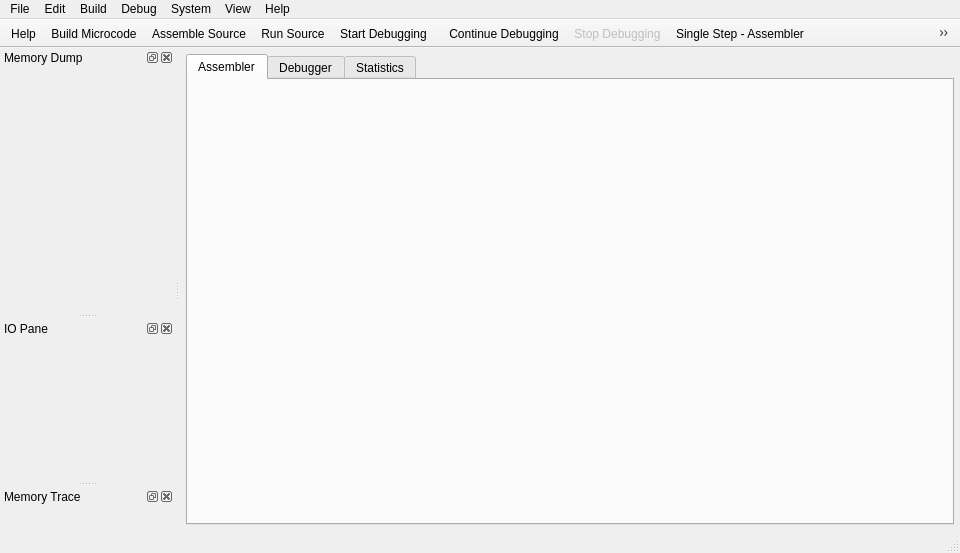
<?xml version="1.0" encoding="UTF-8"?>
<ui version="4.0">
 <class>MicroMainWindow</class>
 <widget class="QMainWindow" name="MicroMainWindow">
  <property name="geometry">
   <rect>
    <x>0</x>
    <y>0</y>
    <width>960</width>
    <height>553</height>
   </rect>
  </property>
  <property name="sizePolicy">
   <sizepolicy hsizetype="Expanding" vsizetype="Expanding">
    <horstretch>0</horstretch>
    <verstretch>0</verstretch>
   </sizepolicy>
  </property>
  <property name="windowTitle">
   <string>Pep/9 Micro</string>
  </property>
  <property name="windowIcon">
   <iconset resource="../pep9micro-lib/pep9micro-resources.qrc">
    <normaloff>:/images/Pep9micro-icon.png</normaloff>:/images/Pep9micro-icon.png</iconset>
  </property>
  <property name="unifiedTitleAndToolBarOnMac">
   <bool>true</bool>
  </property>
  <widget class="QWidget" name="centralWidget">
   <layout class="QGridLayout" name="gridLayout">
    <property name="leftMargin">
     <number>6</number>
    </property>
    <property name="topMargin">
     <number>6</number>
    </property>
    <property name="rightMargin">
     <number>6</number>
    </property>
    <property name="bottomMargin">
     <number>6</number>
    </property>
    <item row="0" column="0">
     <widget class="QTabWidget" name="tabWidget">
      <property name="sizePolicy">
       <sizepolicy hsizetype="Expanding" vsizetype="Expanding">
        <horstretch>5</horstretch>
        <verstretch>0</verstretch>
       </sizepolicy>
      </property>
      <property name="maximumSize">
       <size>
        <width>16777215</width>
        <height>16777208</height>
       </size>
      </property>
      <property name="currentIndex">
       <number>0</number>
      </property>
      <property name="documentMode">
       <bool>false</bool>
      </property>
      <property name="movable">
       <bool>true</bool>
      </property>
      <property name="tabBarAutoHide">
       <bool>true</bool>
      </property>
      <widget class="QWidget" name="assemblerTab">
       <attribute name="title">
        <string>Assembler</string>
       </attribute>
       <layout class="QGridLayout" name="gridLayout_6">
        <item row="0" column="0">
         <layout class="QGridLayout" name="assemblerGridLayout">
          <item row="0" column="0">
           <widget class="QSplitter" name="codeSplitter">
            <property name="orientation">
             <enum>Qt::Vertical</enum>
            </property>
            <property name="opaqueResize">
             <bool>true</bool>
            </property>
            <widget class="AssemblerPane" name="assemblerPane" native="true"/>
           </widget>
          </item>
         </layout>
        </item>
       </layout>
      </widget>
      <widget class="QWidget" name="debuggerTab">
       <attribute name="title">
        <string>Debugger</string>
       </attribute>
       <layout class="QGridLayout" name="gridLayout_4">
        <item row="0" column="0">
         <widget class="QSplitter" name="debuggerSplitter">
          <property name="orientation">
           <enum>Qt::Horizontal</enum>
          </property>
          <widget class="CpuPane" name="cpuWidget" native="true">
           <property name="sizePolicy">
            <sizepolicy hsizetype="MinimumExpanding" vsizetype="Preferred">
             <horstretch>2</horstretch>
             <verstretch>0</verstretch>
            </sizepolicy>
           </property>
           <property name="minimumSize">
            <size>
             <width>0</width>
             <height>0</height>
            </size>
           </property>
          </widget>
          <widget class="QTabWidget" name="debuggerTabWidget">
           <property name="sizePolicy">
            <sizepolicy hsizetype="Expanding" vsizetype="Expanding">
             <horstretch>1</horstretch>
             <verstretch>0</verstretch>
            </sizepolicy>
           </property>
           <property name="currentIndex">
            <number>0</number>
           </property>
           <widget class="QWidget" name="microcodeDebuggerTab">
            <attribute name="title">
             <string>Microcode</string>
            </attribute>
            <layout class="QGridLayout" name="gridLayout_3">
             <item row="0" column="0">
              <widget class="QSplitter" name="splitter">
               <property name="orientation">
                <enum>Qt::Vertical</enum>
               </property>
               <widget class="MicrocodePane" name="microcodeWidget" native="true">
                <property name="sizePolicy">
                 <sizepolicy hsizetype="Preferred" vsizetype="Preferred">
                  <horstretch>0</horstretch>
                  <verstretch>2</verstretch>
                 </sizepolicy>
                </property>
               </widget>
               <widget class="MicroObjectCodePane" name="microObjectCodePane" native="true">
                <property name="sizePolicy">
                 <sizepolicy hsizetype="Preferred" vsizetype="Preferred">
                  <horstretch>0</horstretch>
                  <verstretch>1</verstretch>
                 </sizepolicy>
                </property>
                <property name="maximumSize">
                 <size>
                  <width>16777215</width>
                  <height>350</height>
                 </size>
                </property>
               </widget>
              </widget>
             </item>
            </layout>
           </widget>
           <widget class="QWidget" name="assemblerDebuggerTab">
            <attribute name="title">
             <string>Assembler</string>
            </attribute>
            <layout class="QGridLayout" name="gridLayout_9">
             <item row="0" column="0">
              <widget class="AsmProgramTracePane" name="asmProgramTracePane" native="true"/>
             </item>
            </layout>
           </widget>
          </widget>
         </widget>
        </item>
       </layout>
      </widget>
      <widget class="QWidget" name="statsTab">
       <attribute name="title">
        <string>Statistics</string>
       </attribute>
       <layout class="QGridLayout" name="gridLayout_10">
        <item row="0" column="0">
         <layout class="QGridLayout" name="gridLayout_8">
          <item row="0" column="0">
           <widget class="ExecutionStatisticsWidget" name="executionStatisticsWidget" native="true"/>
          </item>
         </layout>
        </item>
       </layout>
      </widget>
     </widget>
    </item>
   </layout>
  </widget>
  <widget class="QMenuBar" name="menuBar">
   <property name="geometry">
    <rect>
     <x>0</x>
     <y>0</y>
     <width>960</width>
     <height>21</height>
    </rect>
   </property>
   <widget class="QMenu" name="menuFile">
    <property name="title">
     <string>File</string>
    </property>
    <addaction name="actionFile_New_Asm"/>
    <addaction name="actionFile_New_Microcode"/>
    <addaction name="actionFile_Open"/>
    <addaction name="separator"/>
    <addaction name="actionFile_Save_Asm"/>
    <addaction name="actionFile_Save_Microcode"/>
    <addaction name="separator"/>
    <addaction name="actionFile_Save_Asm_Source_As"/>
    <addaction name="actionFile_Save_Object_Code_As"/>
    <addaction name="actionFile_Save_Assembler_Listing_As"/>
    <addaction name="actionFile_Save_Microcode_As"/>
    <addaction name="separator"/>
    <addaction name="actionFile_Print_Assembler_Source"/>
    <addaction name="actionFile_Print_Object_Code"/>
    <addaction name="actionFile_Print_Assembler_Listing"/>
    <addaction name="actionFile_Print_Microcode"/>
    <addaction name="separator"/>
    <addaction name="actionExit"/>
   </widget>
   <widget class="QMenu" name="menuEdit">
    <property name="title">
     <string>Edit</string>
    </property>
    <widget class="QMenu" name="menuFormat">
     <property name="title">
      <string>Assemble &amp;&amp; Format...</string>
     </property>
     <addaction name="actionEdit_Format_Assembler"/>
     <addaction name="actionEdit_Format_Microcode"/>
    </widget>
    <widget class="QMenu" name="menuRemove_Error_Messages">
     <property name="title">
      <string>Remove Error Messages</string>
     </property>
     <addaction name="actionEdit_Remove_Error_Assembler"/>
     <addaction name="actionEdit_Remove_Error_Microcode"/>
    </widget>
    <addaction name="actionEdit_Undo"/>
    <addaction name="actionEdit_Redo"/>
    <addaction name="separator"/>
    <addaction name="actionEdit_Cut"/>
    <addaction name="actionEdit_Copy"/>
    <addaction name="actionEdit_Paste"/>
    <addaction name="separator"/>
    <addaction name="actionEdit_UnComment_Line"/>
    <addaction name="menuFormat"/>
    <addaction name="menuRemove_Error_Messages"/>
    <addaction name="separator"/>
    <addaction name="actionEdit_Font"/>
    <addaction name="actionEdit_Reset_font_to_Default"/>
   </widget>
   <widget class="QMenu" name="menuSystem">
    <property name="title">
     <string>System</string>
    </property>
    <addaction name="actionSystem_Clear_CPU"/>
    <addaction name="actionSystem_Clear_Memory"/>
    <addaction name="separator"/>
    <addaction name="actionSystem_Assemble_Install_New_OS"/>
    <addaction name="actionSystem_Reinstall_Default_OS"/>
    <addaction name="actionSystem_Redefine_Mnemonics"/>
    <addaction name="separator"/>
    <addaction name="actionSystem_Code_Fragment"/>
    <addaction name="actionSystem_Complete_Microcode"/>
    <addaction name="separator"/>
    <addaction name="actionSystem_Redefine_Decoder_Tables"/>
   </widget>
   <widget class="QMenu" name="menuHelp">
    <property name="title">
     <string>Help</string>
    </property>
    <addaction name="actionHelp_Writing_Assembly_Programs"/>
    <addaction name="actionHelp_Machine_Language"/>
    <addaction name="actionHelp_Assembly_Language"/>
    <addaction name="actionHelp_Debugging_Assembly"/>
    <addaction name="actionHelp_Writing_Trap_Handlers"/>
    <addaction name="separator"/>
    <addaction name="actionHelp_Using_Pep_9_CPU"/>
    <addaction name="actionHelp_Interactive_Use"/>
    <addaction name="actionHelp_Microcode_Use"/>
    <addaction name="actionHelp_Debugging_Use"/>
    <addaction name="separator"/>
    <addaction name="actionHelp_Pep9Reference"/>
    <addaction name="actionHelp_Examples"/>
    <addaction name="actionHelp_Pep9_Operating_System"/>
    <addaction name="actionHelp_Pep9_Microcode_Implementation"/>
    <addaction name="separator"/>
    <addaction name="actionHelp_About_Pep9Micro"/>
    <addaction name="actionHelp_About_Qt"/>
   </widget>
   <widget class="QMenu" name="menuBuild">
    <property name="title">
     <string>Build</string>
    </property>
    <addaction name="actionBuild_Microcode"/>
    <addaction name="actionBuild_Assemble"/>
    <addaction name="actionBuild_Load_Object"/>
    <addaction name="actionBuild_Execute"/>
    <addaction name="separator"/>
    <addaction name="actionBuild_Run"/>
    <addaction name="actionBuild_Run_Object"/>
   </widget>
   <widget class="QMenu" name="menuDebug_2">
    <property name="title">
     <string>Debug</string>
    </property>
    <addaction name="actionDebug_Start_Debugging"/>
    <addaction name="actionDebug_Start_Debugging_Object"/>
    <addaction name="actionDebug_Start_Debugging_Loader"/>
    <addaction name="separator"/>
    <addaction name="actionDebug_Start_Debugging_Microcode"/>
    <addaction name="separator"/>
    <addaction name="actionDebug_Interupt_Execution"/>
    <addaction name="actionDebug_Continue"/>
    <addaction name="actionDebug_Stop_Debugging"/>
    <addaction name="separator"/>
    <addaction name="actionDebug_Single_Step_Assembler"/>
    <addaction name="actionDebug_Step_Over_Assembler"/>
    <addaction name="actionDebug_Step_Into_Assembler"/>
    <addaction name="actionDebug_Step_Out_Assembler"/>
    <addaction name="separator"/>
    <addaction name="actionDebug_Single_Step_Microcode"/>
    <addaction name="separator"/>
    <addaction name="actionDebug_Remove_All_Assembly_Breakpoints"/>
    <addaction name="actionDebug_Remove_All_Microcode_Breakpoints"/>
   </widget>
   <widget class="QMenu" name="menuView">
    <property name="title">
     <string>View</string>
    </property>
    <property name="separatorsCollapsible">
     <bool>false</bool>
    </property>
    <addaction name="actionView_Assembler_Tab"/>
    <addaction name="actionView_Debugger_Tab"/>
    <addaction name="actionView_Statistics_Tab"/>
   </widget>
   <addaction name="menuFile"/>
   <addaction name="menuEdit"/>
   <addaction name="menuBuild"/>
   <addaction name="menuDebug_2"/>
   <addaction name="menuSystem"/>
   <addaction name="menuView"/>
   <addaction name="menuHelp"/>
  </widget>
  <widget class="QToolBar" name="mainToolBar">
   <property name="enabled">
    <bool>true</bool>
   </property>
   <property name="windowTitle">
    <string>Main Toolbar</string>
   </property>
   <property name="movable">
    <bool>false</bool>
   </property>
   <property name="iconSize">
    <size>
     <width>32</width>
     <height>32</height>
    </size>
   </property>
   <property name="floatable">
    <bool>false</bool>
   </property>
   <attribute name="toolBarArea">
    <enum>TopToolBarArea</enum>
   </attribute>
   <attribute name="toolBarBreak">
    <bool>false</bool>
   </attribute>
   <addaction name="actionHelp"/>
   <addaction name="actionBuild_Microcode"/>
   <addaction name="actionBuild_Assemble"/>
   <addaction name="actionBuild_Run"/>
   <addaction name="actionDebug_Start_Debugging"/>
  </widget>
  <widget class="QToolBar" name="byteConverterToolBar">
   <property name="windowTitle">
    <string>Byte Converter</string>
   </property>
   <property name="movable">
    <bool>false</bool>
   </property>
   <property name="floatable">
    <bool>false</bool>
   </property>
   <attribute name="toolBarArea">
    <enum>TopToolBarArea</enum>
   </attribute>
   <attribute name="toolBarBreak">
    <bool>false</bool>
   </attribute>
   <addaction name="actionDebug_Continue"/>
   <addaction name="actionDebug_Stop_Debugging"/>
   <addaction name="actionDebug_Single_Step_Assembler"/>
   <addaction name="actionDebug_Step_Over_Assembler"/>
   <addaction name="actionDebug_Step_Into_Assembler"/>
   <addaction name="actionDebug_Step_Out_Assembler"/>
   <addaction name="separator"/>
   <addaction name="actionDebug_Single_Step_Microcode"/>
  </widget>
  <widget class="QStatusBar" name="statusBar"/>
  <widget class="QToolBar" name="debugToolBar">
   <property name="windowTitle">
    <string>Debug Tools</string>
   </property>
   <property name="movable">
    <bool>false</bool>
   </property>
   <property name="iconSize">
    <size>
     <width>32</width>
     <height>32</height>
    </size>
   </property>
   <attribute name="toolBarArea">
    <enum>TopToolBarArea</enum>
   </attribute>
   <attribute name="toolBarBreak">
    <bool>false</bool>
   </attribute>
  </widget>
  <widget class="QDockWidget" name="memoryDockWdget">
   <property name="sizePolicy">
    <sizepolicy hsizetype="Preferred" vsizetype="Preferred">
     <horstretch>0</horstretch>
     <verstretch>8</verstretch>
    </sizepolicy>
   </property>
   <property name="minimumSize">
    <size>
     <width>174</width>
     <height>246</height>
    </size>
   </property>
   <property name="windowTitle">
    <string>Memory Dump</string>
   </property>
   <attribute name="dockWidgetArea">
    <number>1</number>
   </attribute>
   <widget class="QWidget" name="dockWidgetContents">
    <layout class="QGridLayout" name="gridLayout_2">
     <item row="0" column="0">
      <widget class="MemoryDumpPane" name="memoryWidget" native="true">
       <property name="sizePolicy">
        <sizepolicy hsizetype="Preferred" vsizetype="Preferred">
         <horstretch>1</horstretch>
         <verstretch>8</verstretch>
        </sizepolicy>
       </property>
       <property name="minimumSize">
        <size>
         <width>150</width>
         <height>200</height>
        </size>
       </property>
      </widget>
     </item>
    </layout>
   </widget>
  </widget>
  <widget class="QDockWidget" name="ioDockWidget">
   <property name="sizePolicy">
    <sizepolicy hsizetype="Preferred" vsizetype="Preferred">
     <horstretch>0</horstretch>
     <verstretch>4</verstretch>
    </sizepolicy>
   </property>
   <property name="windowTitle">
    <string>IO Pane</string>
   </property>
   <attribute name="dockWidgetArea">
    <number>1</number>
   </attribute>
   <widget class="QWidget" name="dockWidgetContents_2">
    <layout class="QGridLayout" name="gridLayout_5">
     <item row="0" column="0">
      <widget class="IOWidget" name="ioWidget" native="true">
       <property name="sizePolicy">
        <sizepolicy hsizetype="Preferred" vsizetype="Preferred">
         <horstretch>1</horstretch>
         <verstretch>3</verstretch>
        </sizepolicy>
       </property>
       <property name="minimumSize">
        <size>
         <width>150</width>
         <height>110</height>
        </size>
       </property>
      </widget>
     </item>
    </layout>
   </widget>
  </widget>
  <widget class="QDockWidget" name="memoryTraceDockWidget">
   <property name="enabled">
    <bool>true</bool>
   </property>
   <property name="windowTitle">
    <string>Memory Trace</string>
   </property>
   <attribute name="dockWidgetArea">
    <number>1</number>
   </attribute>
   <widget class="QWidget" name="dockWidgetContents_3">
    <layout class="QGridLayout" name="gridLayout_7">
     <item row="0" column="0">
      <widget class="NewMemoryTracePane" name="memoryTracePane" native="true">
       <property name="minimumSize">
        <size>
         <width>150</width>
         <height>0</height>
        </size>
       </property>
      </widget>
     </item>
    </layout>
   </widget>
  </widget>
  <action name="actionFile_New_Asm">
   <property name="icon">
    <iconset resource="../../pep-core/common/common-resources.qrc">
     <normaloff>:/images/new.png</normaloff>:/images/new.png</iconset>
   </property>
   <property name="text">
    <string>New Assembly Program</string>
   </property>
   <property name="shortcut">
    <string>Ctrl+N</string>
   </property>
   <property name="iconVisibleInMenu">
    <bool>false</bool>
   </property>
  </action>
  <action name="actionFile_Open">
   <property name="icon">
    <iconset resource="../../pep-core/common/common-resources.qrc">
     <normaloff>:/images/open.png</normaloff>:/images/open.png</iconset>
   </property>
   <property name="text">
    <string>Open...</string>
   </property>
   <property name="shortcut">
    <string>Ctrl+O</string>
   </property>
   <property name="iconVisibleInMenu">
    <bool>false</bool>
   </property>
  </action>
  <action name="actionFile_Save_Asm">
   <property name="icon">
    <iconset resource="../../pep-core/common/common-resources.qrc">
     <normaloff>:/images/save.png</normaloff>:/images/save.png</iconset>
   </property>
   <property name="text">
    <string>Save Assembler Source</string>
   </property>
   <property name="shortcut">
    <string>Ctrl+S</string>
   </property>
   <property name="iconVisibleInMenu">
    <bool>false</bool>
   </property>
  </action>
  <action name="actionFile_Save_Asm_Source_As">
   <property name="text">
    <string>Save Assembler Source As...</string>
   </property>
   <property name="shortcut">
    <string>Ctrl+Shift+S</string>
   </property>
   <property name="iconVisibleInMenu">
    <bool>false</bool>
   </property>
  </action>
  <action name="actionEdit_Undo">
   <property name="enabled">
    <bool>false</bool>
   </property>
   <property name="icon">
    <iconset resource="../../pep-core/common/common-resources.qrc">
     <normaloff>:/images/undo.png</normaloff>:/images/undo.png</iconset>
   </property>
   <property name="text">
    <string>Undo</string>
   </property>
   <property name="shortcut">
    <string>Ctrl+Z</string>
   </property>
   <property name="iconVisibleInMenu">
    <bool>false</bool>
   </property>
  </action>
  <action name="actionEdit_Redo">
   <property name="enabled">
    <bool>false</bool>
   </property>
   <property name="icon">
    <iconset resource="../../pep-core/common/common-resources.qrc">
     <normaloff>:/images/redo.png</normaloff>:/images/redo.png</iconset>
   </property>
   <property name="text">
    <string>Redo</string>
   </property>
   <property name="shortcut">
    <string>Ctrl+Y</string>
   </property>
   <property name="iconVisibleInMenu">
    <bool>false</bool>
   </property>
  </action>
  <action name="actionEdit_Cut">
   <property name="icon">
    <iconset resource="../../pep-core/common/common-resources.qrc">
     <normaloff>:/images/cut.png</normaloff>:/images/cut.png</iconset>
   </property>
   <property name="text">
    <string>Cut</string>
   </property>
   <property name="shortcut">
    <string>Ctrl+X</string>
   </property>
   <property name="iconVisibleInMenu">
    <bool>false</bool>
   </property>
  </action>
  <action name="actionEdit_Copy">
   <property name="icon">
    <iconset resource="../../pep-core/common/common-resources.qrc">
     <normaloff>:/images/copy.png</normaloff>:/images/copy.png</iconset>
   </property>
   <property name="text">
    <string>Copy</string>
   </property>
   <property name="shortcut">
    <string>Ctrl+C</string>
   </property>
   <property name="iconVisibleInMenu">
    <bool>false</bool>
   </property>
  </action>
  <action name="actionEdit_Paste">
   <property name="icon">
    <iconset resource="../../pep-core/common/common-resources.qrc">
     <normaloff>:/images/paste.png</normaloff>:/images/paste.png</iconset>
   </property>
   <property name="text">
    <string>Paste</string>
   </property>
   <property name="shortcut">
    <string>Ctrl+V</string>
   </property>
   <property name="iconVisibleInMenu">
    <bool>false</bool>
   </property>
  </action>
  <action name="actionEdit_Font">
   <property name="text">
    <string>Font...</string>
   </property>
   <property name="iconVisibleInMenu">
    <bool>false</bool>
   </property>
  </action>
  <action name="actionSystem_Clear_CPU">
   <property name="text">
    <string>Clear CPU</string>
   </property>
   <property name="iconVisibleInMenu">
    <bool>false</bool>
   </property>
  </action>
  <action name="actionSystem_Clear_Memory">
   <property name="text">
    <string>Clear Memory</string>
   </property>
   <property name="iconVisibleInMenu">
    <bool>false</bool>
   </property>
  </action>
  <action name="actionBuild_Run">
   <property name="icon">
    <iconset resource="../../pep-core/common/common-resources.qrc">
     <normaloff>:/images/run.png</normaloff>:/images/run.png</iconset>
   </property>
   <property name="text">
    <string>Run Source</string>
   </property>
   <property name="shortcut">
    <string>Ctrl+R</string>
   </property>
   <property name="iconVisibleInMenu">
    <bool>false</bool>
   </property>
  </action>
  <action name="actionDebug_Start_Debugging">
   <property name="icon">
    <iconset resource="../../pep-core/common/common-resources.qrc">
     <normaloff>:/images/debugger_start.png</normaloff>:/images/debugger_start.png</iconset>
   </property>
   <property name="text">
    <string>Start Debugging</string>
   </property>
   <property name="shortcut">
    <string>Ctrl+D</string>
   </property>
   <property name="iconVisibleInMenu">
    <bool>false</bool>
   </property>
  </action>
  <action name="actionDebug_Stop_Debugging">
   <property name="enabled">
    <bool>false</bool>
   </property>
   <property name="icon">
    <iconset resource="../../pep-core/common/common-resources.qrc">
     <normaloff>:/images/debugger_stop.png</normaloff>:/images/debugger_stop.png</iconset>
   </property>
   <property name="text">
    <string>Stop Debugging</string>
   </property>
   <property name="shortcut">
    <string>Ctrl+E</string>
   </property>
   <property name="iconVisibleInMenu">
    <bool>false</bool>
   </property>
  </action>
  <action name="actionHelp">
   <property name="icon">
    <iconset resource="../../pep-core/common/common-resources.qrc">
     <normaloff>:/images/help.png</normaloff>:/images/help.png</iconset>
   </property>
   <property name="text">
    <string>Help</string>
   </property>
   <property name="shortcut">
    <string>F1</string>
   </property>
  </action>
  <action name="actionFile_Print_Microcode">
   <property name="text">
    <string>Print Microcode...</string>
   </property>
   <property name="shortcut">
    <string>Ctrl+Alt+P</string>
   </property>
  </action>
  <action name="actionFile_Print_Object_Code">
   <property name="text">
    <string>Print Object Code...</string>
   </property>
  </action>
  <action name="actionHelp_About_Pep9Micro">
   <property name="text">
    <string>About Pep9Micro</string>
   </property>
   <property name="toolTip">
    <string>About Pep9Micro</string>
   </property>
  </action>
  <action name="actionHelp_About_Qt">
   <property name="text">
    <string>About Qt</string>
   </property>
  </action>
  <action name="actionEdit_UnComment_Line">
   <property name="text">
    <string>Un/Comment Microcode Line</string>
   </property>
   <property name="shortcut">
    <string>Ctrl+/</string>
   </property>
  </action>
  <action name="actionHelp_Pep9Reference">
   <property name="text">
    <string>Pep/9 Reference</string>
   </property>
  </action>
  <action name="actionHelp_Examples">
   <property name="text">
    <string>Examples</string>
   </property>
  </action>
  <action name="actionEdit_Reset_font_to_Default">
   <property name="text">
    <string>Reset Font to Default</string>
   </property>
   <property name="toolTip">
    <string>Reset Font to Default</string>
   </property>
  </action>
  <action name="actionEdit_Format_Assembler">
   <property name="text">
    <string>Assembler Source</string>
   </property>
   <property name="shortcut">
    <string>Ctrl+L</string>
   </property>
  </action>
  <action name="actionEdit_Format_Microcode">
   <property name="text">
    <string>Microcode Source</string>
   </property>
   <property name="shortcut">
    <string>Ctrl+Alt+L</string>
   </property>
  </action>
  <action name="actionEdit_Remove_Error_Assembler">
   <property name="text">
    <string>Assembler Source</string>
   </property>
  </action>
  <action name="actionEdit_Remove_Error_Microcode">
   <property name="text">
    <string>Microcode Source</string>
   </property>
  </action>
  <action name="actionBuild_Assemble">
   <property name="icon">
    <iconset resource="../../pep-core/common/common-resources.qrc">
     <normaloff>:/images/assemble.png</normaloff>:/images/assemble.png</iconset>
   </property>
   <property name="text">
    <string>Assemble Source</string>
   </property>
   <property name="shortcut">
    <string>Ctrl+Shift+A</string>
   </property>
   <property name="iconVisibleInMenu">
    <bool>false</bool>
   </property>
  </action>
  <action name="actionBuild_Load_Object">
   <property name="icon">
    <iconset resource="../../pep-core/common/common-resources.qrc">
     <normaloff>:/images/load-source.png</normaloff>:/images/load-source.png</iconset>
   </property>
   <property name="text">
    <string>Load Object Code</string>
   </property>
   <property name="shortcut">
    <string>Ctrl+Shift+L</string>
   </property>
   <property name="iconVisibleInMenu">
    <bool>false</bool>
   </property>
  </action>
  <action name="actionBuild_Microcode">
   <property name="icon">
    <iconset resource="../../pep-core/common/common-resources.qrc">
     <normaloff>:/images/flash.svg</normaloff>:/images/flash.svg</iconset>
   </property>
   <property name="text">
    <string>Build Microcode</string>
   </property>
   <property name="toolTip">
    <string>Build Microcode</string>
   </property>
   <property name="shortcut">
    <string>Ctrl+Shift+M</string>
   </property>
   <property name="iconVisibleInMenu">
    <bool>false</bool>
   </property>
  </action>
  <action name="actionDebug_Interupt_Execution">
   <property name="enabled">
    <bool>false</bool>
   </property>
   <property name="text">
    <string>Interupt Execution</string>
   </property>
   <property name="shortcut">
    <string>Ctrl+.</string>
   </property>
  </action>
  <action name="actionDebug_Step_Over_Assembler">
   <property name="icon">
    <iconset resource="../../pep-core/common/common-resources.qrc">
     <normaloff>:/images/debugger_step_over.png</normaloff>:/images/debugger_step_over.png</iconset>
   </property>
   <property name="text">
    <string>Step Over - Assembler</string>
   </property>
   <property name="iconVisibleInMenu">
    <bool>false</bool>
   </property>
  </action>
  <action name="actionDebug_Step_Into_Assembler">
   <property name="icon">
    <iconset resource="../../pep-core/common/common-resources.qrc">
     <normaloff>:/images/debugger_step_into.png</normaloff>:/images/debugger_step_into.png</iconset>
   </property>
   <property name="text">
    <string>Step Into - Assembler</string>
   </property>
   <property name="iconVisibleInMenu">
    <bool>false</bool>
   </property>
  </action>
  <action name="actionDebug_Step_Out_Assembler">
   <property name="icon">
    <iconset resource="../../pep-core/common/common-resources.qrc">
     <normaloff>:/images/debugger_step_out.png</normaloff>:/images/debugger_step_out.png</iconset>
   </property>
   <property name="text">
    <string>Step Out - Assembler</string>
   </property>
   <property name="iconVisibleInMenu">
    <bool>false</bool>
   </property>
  </action>
  <action name="actionDebug_Single_Step_Microcode">
   <property name="icon">
    <iconset resource="../../pep-core/common/common-resources.qrc">
     <normaloff>:/images/debug_single_step_micro.png</normaloff>:/images/debug_single_step_micro.png</iconset>
   </property>
   <property name="text">
    <string>Single Step - Microcode</string>
   </property>
   <property name="shortcut">
    <string>Alt+Return</string>
   </property>
   <property name="iconVisibleInMenu">
    <bool>false</bool>
   </property>
  </action>
  <action name="actionDebug_Restart_Debugging">
   <property name="icon">
    <iconset resource="../../pep-core/common/common-resources.qrc">
     <normaloff>:/images/debugger_restart.png</normaloff>:/images/debugger_restart.png</iconset>
   </property>
   <property name="text">
    <string>Restart Debugging</string>
   </property>
   <property name="iconVisibleInMenu">
    <bool>false</bool>
   </property>
  </action>
  <action name="actionDebug_Continue">
   <property name="icon">
    <iconset resource="../../pep-core/common/common-resources.qrc">
     <normaloff>:/images/debugger_continue.png</normaloff>:/images/debugger_continue.png</iconset>
   </property>
   <property name="text">
    <string>Continue Debugging</string>
   </property>
   <property name="toolTip">
    <string>Continue Debugging</string>
   </property>
   <property name="iconVisibleInMenu">
    <bool>false</bool>
   </property>
  </action>
  <action name="actionBuild_Execute">
   <property name="text">
    <string>Execute</string>
   </property>
   <property name="shortcut">
    <string>Ctrl+Shift+R</string>
   </property>
  </action>
  <action name="actionDebug_Start_Debugging_Object">
   <property name="text">
    <string>Start Debugging Object</string>
   </property>
   <property name="shortcut">
    <string>Ctrl+Shift+D</string>
   </property>
  </action>
  <action name="actionDebug_Start_Debugging_Loader">
   <property name="text">
    <string>Start Debugging Loader</string>
   </property>
  </action>
  <action name="actionFile_Print_Assembler_Source">
   <property name="text">
    <string>Print Assembler Source...</string>
   </property>
   <property name="shortcut">
    <string>Ctrl+P</string>
   </property>
  </action>
  <action name="actionFile_Print_Assembler_Listing">
   <property name="text">
    <string>Print Assembler Listing...</string>
   </property>
  </action>
  <action name="actionFile_Save_Object_Code_As">
   <property name="text">
    <string>Save Object Code As...</string>
   </property>
  </action>
  <action name="actionFile_Save_Assembler_Listing_As">
   <property name="text">
    <string>Save Assembler Listing As..</string>
   </property>
  </action>
  <action name="actionFile_Save_Microcode_As">
   <property name="text">
    <string>Save Microcode As..</string>
   </property>
   <property name="shortcut">
    <string>Ctrl+Alt+Shift+S</string>
   </property>
  </action>
  <action name="actionFile_New_Microcode">
   <property name="text">
    <string>New Microcode Program</string>
   </property>
   <property name="shortcut">
    <string>Ctrl+Alt+N</string>
   </property>
  </action>
  <action name="actionFile_Save_Microcode">
   <property name="text">
    <string>Save Microcode</string>
   </property>
   <property name="shortcut">
    <string>Ctrl+Alt+S</string>
   </property>
  </action>
  <action name="actionExit">
   <property name="text">
    <string>Exit</string>
   </property>
  </action>
  <action name="actionDebug_Remove_All_Assembly_Breakpoints">
   <property name="text">
    <string>Remove All Assembly Breakpoints</string>
   </property>
  </action>
  <action name="actionDebug_Remove_All_Microcode_Breakpoints">
   <property name="text">
    <string>Remove All Microcode Breakpoints</string>
   </property>
  </action>
  <action name="actionSystem_Code_Fragment">
   <property name="checkable">
    <bool>true</bool>
   </property>
   <property name="text">
    <string>Code Fragment</string>
   </property>
   <property name="shortcut">
    <string>Ctrl+1</string>
   </property>
  </action>
  <action name="actionSystem_Complete_Microcode">
   <property name="checkable">
    <bool>true</bool>
   </property>
   <property name="checked">
    <bool>true</bool>
   </property>
   <property name="text">
    <string>Complete Microcode</string>
   </property>
   <property name="shortcut">
    <string>Ctrl+2</string>
   </property>
  </action>
  <action name="actionDebug_Single_Step_Assembler">
   <property name="icon">
    <iconset resource="../../pep-core/common/common-resources.qrc">
     <normaloff>:/images/debug_single_step_asm.png</normaloff>:/images/debug_single_step_asm.png</iconset>
   </property>
   <property name="text">
    <string>Single Step - Assembler</string>
   </property>
   <property name="toolTip">
    <string>Single Step - Assembler</string>
   </property>
   <property name="shortcut">
    <string>Ctrl+Return</string>
   </property>
   <property name="iconVisibleInMenu">
    <bool>false</bool>
   </property>
  </action>
  <action name="actionSystem_Redefine_Mnemonics">
   <property name="text">
    <string>Redefine Mnemonics...</string>
   </property>
  </action>
  <action name="actionSystem_Assemble_Install_New_OS">
   <property name="text">
    <string>Assemble &amp;&amp; Install New OS</string>
   </property>
  </action>
  <action name="actionSystem_Reinstall_Default_OS">
   <property name="text">
    <string>Reinstall Default OS</string>
   </property>
  </action>
  <action name="actionHelp_Microcode_Use">
   <property name="text">
    <string>Microcode Use</string>
   </property>
  </action>
  <action name="actionHelp_Debugging_Use">
   <property name="text">
    <string>Debugging Use</string>
   </property>
  </action>
  <action name="actionHelp_Interactive_Use">
   <property name="text">
    <string>Interactive Use</string>
   </property>
  </action>
  <action name="actionHelp_Pep9_Operating_System">
   <property name="text">
    <string>Pep/9 Operating System</string>
   </property>
  </action>
  <action name="actionHelp_Pep9_Microcode_Implementation">
   <property name="text">
    <string>Pep/9 Microcode Implementation</string>
   </property>
  </action>
  <action name="actionHelp_Debugging_Assembly">
   <property name="text">
    <string>Debugging Assembly</string>
   </property>
  </action>
  <action name="actionHelp_Writing_Trap_Handlers">
   <property name="text">
    <string>Writing Trap Handlers</string>
   </property>
  </action>
  <action name="actionHelp_Machine_Language">
   <property name="text">
    <string>Machine Language</string>
   </property>
  </action>
  <action name="actionHelp_Assembly_Language">
   <property name="text">
    <string>Assembly Language</string>
   </property>
  </action>
  <action name="actionHelp_Using_Pep_9_CPU">
   <property name="text">
    <string>Using Pep/9 Micro</string>
   </property>
  </action>
  <action name="actionHelp_Writing_Assembly_Programs">
   <property name="text">
    <string>Writing Assembly Programs</string>
   </property>
  </action>
  <action name="actionSystem_Redefine_Decoder_Tables">
   <property name="text">
    <string>Redefine Decoder Tables</string>
   </property>
  </action>
  <action name="actionBuild_Run_Object">
   <property name="text">
    <string>Run Object</string>
   </property>
   <property name="toolTip">
    <string>Run Object Code</string>
   </property>
  </action>
  <action name="actionView_Assembler_Tab">
   <property name="text">
    <string>Assembler Tab</string>
   </property>
   <property name="shortcut">
    <string>Ctrl+3</string>
   </property>
  </action>
  <action name="actionView_Debugger_Tab">
   <property name="text">
    <string>Debugger Tab</string>
   </property>
   <property name="shortcut">
    <string>Ctrl+4</string>
   </property>
  </action>
  <action name="actionDebug_Start_Debugging_Microcode">
   <property name="text">
    <string>Start Debugging Microcode</string>
   </property>
  </action>
  <action name="actionView_Statistics_Tab">
   <property name="text">
    <string>Statistics Tab</string>
   </property>
   <property name="shortcut">
    <string>Ctrl+5</string>
   </property>
  </action>
 </widget>
 <layoutdefault spacing="6" margin="11"/>
 <customwidgets>
  <customwidget>
   <class>MemoryDumpPane</class>
   <extends>QWidget</extends>
   <header>memory/memorydumppane.h</header>
   <container>1</container>
  </customwidget>
  <customwidget>
   <class>MicrocodePane</class>
   <extends>QWidget</extends>
   <header>editor/microcodepane.h</header>
   <container>1</container>
  </customwidget>
  <customwidget>
   <class>MicroObjectCodePane</class>
   <extends>QWidget</extends>
   <header>microobjectcodepane.h</header>
   <container>1</container>
  </customwidget>
  <customwidget>
   <class>CpuPane</class>
   <extends>QWidget</extends>
   <header>cpupane.h</header>
   <container>1</container>
  </customwidget>
  <customwidget>
   <class>IOWidget</class>
   <extends>QWidget</extends>
   <header>io/iowidget.h</header>
   <container>1</container>
  </customwidget>
  <customwidget>
   <class>NewMemoryTracePane</class>
   <extends>QWidget</extends>
   <header>stack/memorytracepane.h</header>
   <container>1</container>
  </customwidget>
  <customwidget>
   <class>AsmProgramTracePane</class>
   <extends>QWidget</extends>
   <header>debugger/asmprogramtracepane.h</header>
   <container>1</container>
  </customwidget>
  <customwidget>
   <class>AssemblerPane</class>
   <extends>QWidget</extends>
   <header>editor/assemblerpane.h</header>
   <container>1</container>
  </customwidget>
  <customwidget>
   <class>ExecutionStatisticsWidget</class>
   <extends>QWidget</extends>
   <header>stats/executionstatisticswidget.h</header>
   <container>1</container>
  </customwidget>
 </customwidgets>
 <resources>
  <include location="../../pep-core/common/common-resources.qrc"/>
  <include location="../../pep-core/common/common-resources.qrc"/>
  <include location="../pep9micro-lib/pep9micro-resources.qrc"/>
  <include location="../pep9micro-lib/pep9micro-resources.qrc"/>
 </resources>
 <connections>
  <connection>
   <sender>actionExit</sender>
   <signal>triggered(bool)</signal>
   <receiver>MicroMainWindow</receiver>
   <slot>close()</slot>
   <hints>
    <hint type="sourcelabel">
     <x>-1</x>
     <y>-1</y>
    </hint>
    <hint type="destinationlabel">
     <x>517</x>
     <y>370</y>
    </hint>
   </hints>
  </connection>
 </connections>
 <slots>
  <signal>defaultFonts()</signal>
  <slot>on_actionEdit_Font_Default_triggered()</slot>
 </slots>
</ui>
